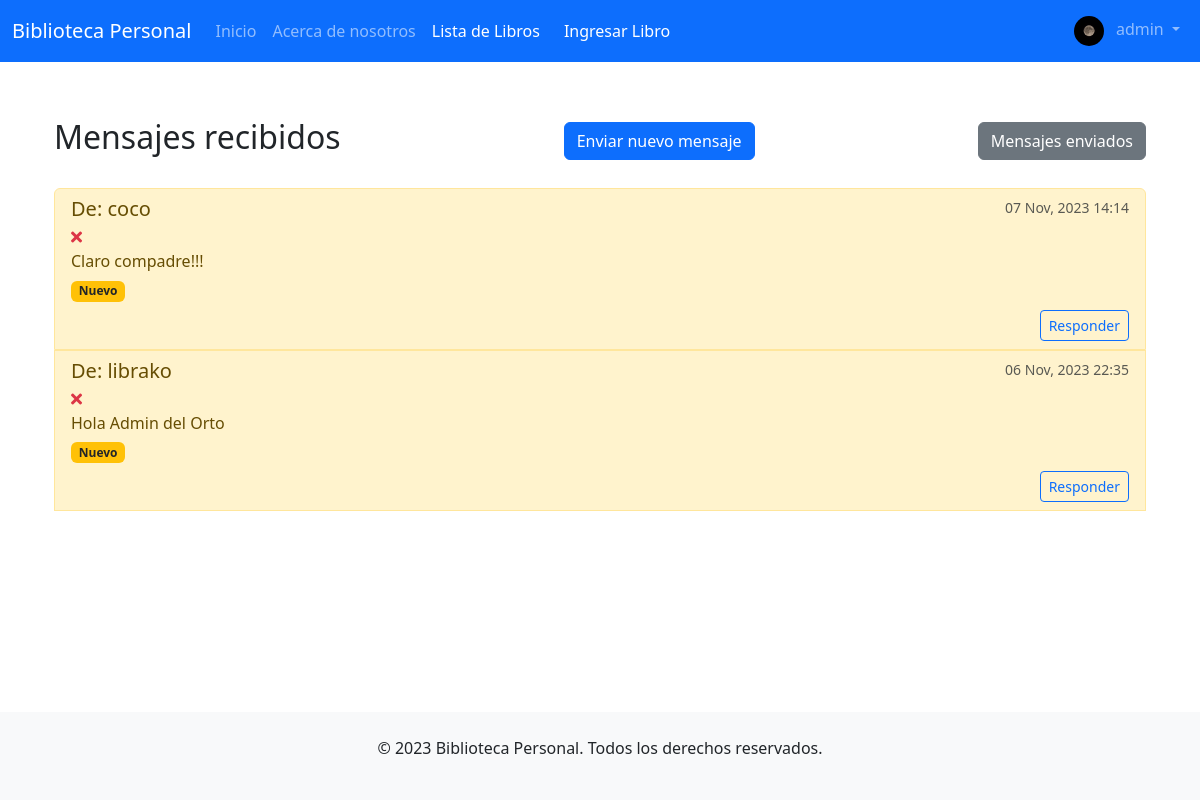
/mensajes/bandeja_entrada/ (signed in), run on an earlier commit of the app's database.
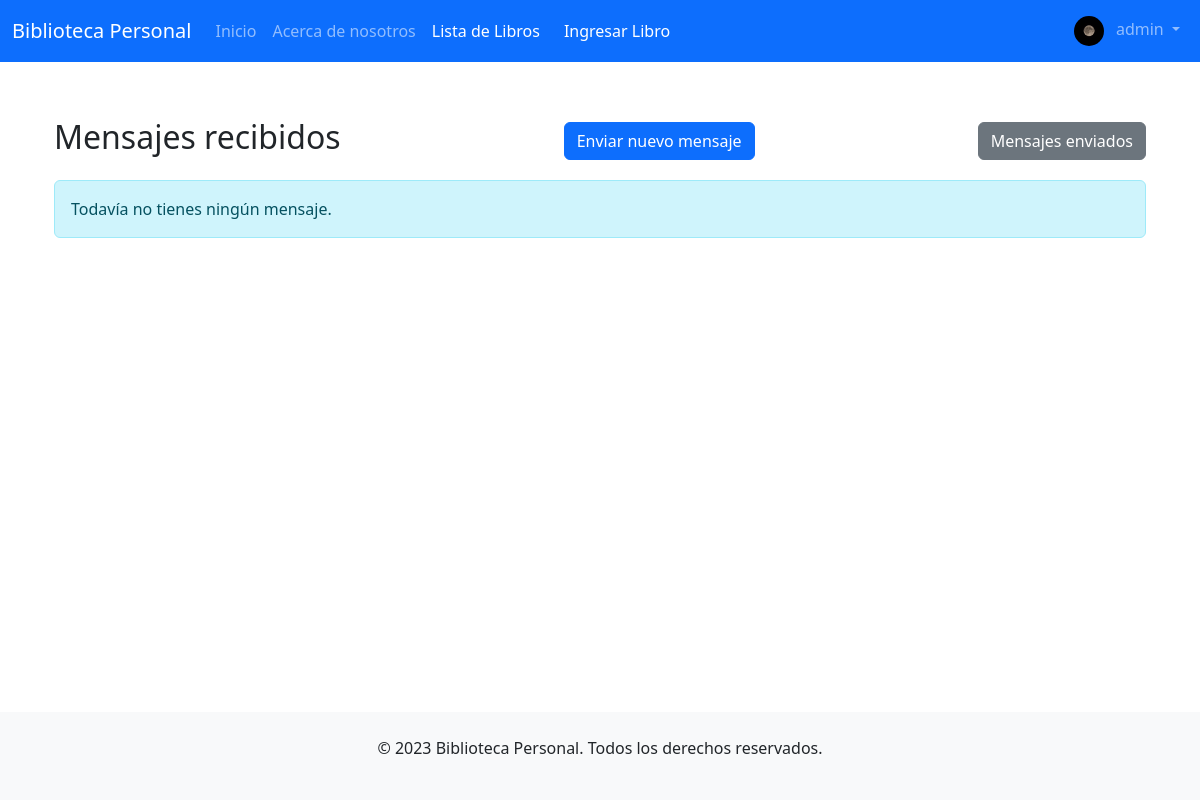
And on a later commit of the database.
### mensajeria/models.py (models this page shows, shortened)
class Mensaje(models.Model):
    emisor = models.ForeignKey(User, related_name='mensajes_enviados', on_delete=models.CASCADE)
    receptor = models.ForeignKey(User, related_name='mensajes_recibidos', on_delete=models.CASCADE)
    contenido = models.TextField()
    fecha_enviado = models.DateTimeField(auto_now_add=True)
    leido = models.BooleanField(default=False)
    mensaje_original = models.ForeignKey('self', null=True, blank=True, on_delete=models.SET_NULL, related_name='respuestas')

### mensajeria/views.py (the view)
# urls.py: path('bandeja_entrada/', views.bandeja_entrada, name='bandeja_entrada'),
@login_required
def bandeja_entrada(request):
    mensajes_recibidos = Mensaje.objects.filter(receptor=request.user).order_by('-fecha_enviado')
    form = MensajeForm()
    return render(request, 'mensajeria/bandeja_entrada.html', {'mensajes': mensajes_recibidos, 'form': form})

### mensajeria/templates/mensajeria/bandeja_entrada.html (shortened to what this page needs)
{% extends "inicio/homepage.html" %} {% block content %}
<div class="container mt-5 mb-5">
  <div class="d-flex justify-content-between align-items-center">
    <h2>Mensajes recibidos</h2>
    <button
      type="button"
      class="btn btn-primary"
      data-bs-toggle="modal"
      data-bs-target="#enviarMensajeModal"
    >
      Enviar nuevo mensaje
    </button>
    <a href="{% url 'mensajes_enviados' %}" class="btn btn-secondary">
      Mensajes enviados
    </a>
  </div>
  {% if mensajes %}
  <ul class="list-group mt-4">
    {% for mensaje in mensajes %}
    <li
      class="list-group-item {% if not mensaje.leido %}list-group-item-warning{% endif %}"
    >
      <div class="d-flex w-100 justify-content-between">
        <h5 class="mb-1">De: {{ mensaje.emisor.username }}</h5>
        <small class="text-muted"
          >{{ mensaje.fecha_enviado|date:"d M, Y H:i" }}</small
        >
      </div>
      <div class="d-flex align-items-center">
        <a
          href="{% url 'eliminar_mensaje' mensaje.id %}"
          class="text-danger mr-2"
          title="Eliminar mensaje"
        >
          <i class="fas fa-times"></i>
        </a>
      </div>
      <p class="mb-1">{{ mensaje.contenido|truncatewords:20 }}</p>
      {% if not mensaje.leido %}
      <span class="badge bg-warning text-dark">Nuevo</span>
      {% endif %}
      <div class="mt-2 d-flex justify-content-end">
        {% if mensaje.emisor %}
        <button
          type="button"
          class="btn btn-sm btn-outline-primary"
          data-bs-toggle="modal"
          data-bs-target="#responderMensajeModal-{{ mensaje.id }}"
        >
          Responder
        </button>
        {% else %}
        <small class="text-muted"
          >El usuario no existe o ha desactivado su cuenta.</small
        >
        {% endif %}
      </div>
    </li>
    {% endfor %}
  </ul>
  {% else %}
  <div class="alert alert-info mt-3">Todavía no tienes ningún mensaje.</div>
  {% endif %}
</div>
{% endblock %}

What changed in the data, as far as the page shows it:
removed Mensaje: emisor.username "coco", fecha_enviado "07 Nov, 2023 14:14", contenido "Claro compadre!!!", leido "Nuevo"
removed Mensaje: emisor.username "librako", fecha_enviado "06 Nov, 2023 22:35", contenido "Hola Admin del Orto", leido "Nuevo"
Also different on the page:
text now shown: "Todavía no tienes ningún mensaje."
